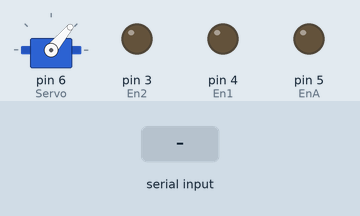
Bench run of a sketch on a simulated Arduino Uno, built with avr-gcc and run on an emulated ATmega328P. On the bench: servo, output pins drawn as LEDs (lit = HIGH). The test bench sets the inputs (shaded band).

Above: at 1.2 s.
1.3 s: byte 30 received over Serial
At 2.0 s:
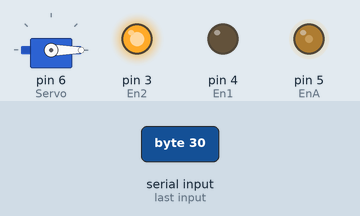
2.8 s: byte 90 received over Serial
At 3.2 s:
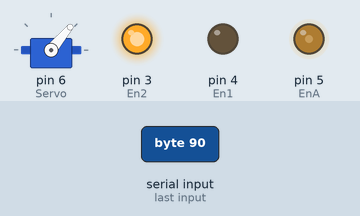
4.3 s: byte 120 received over Serial
At 5.5 s:
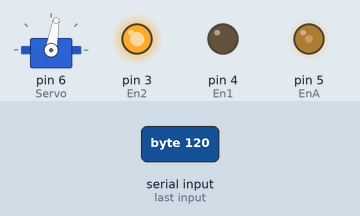
5.8 s: byte 30 received over Serial
At 9.5 s:
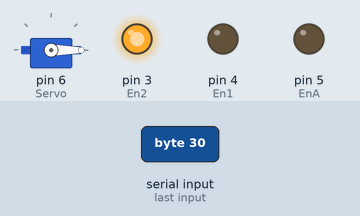
Timing chart, 0 to 9.8 s (numbered marks = the images above; inputs shaded):
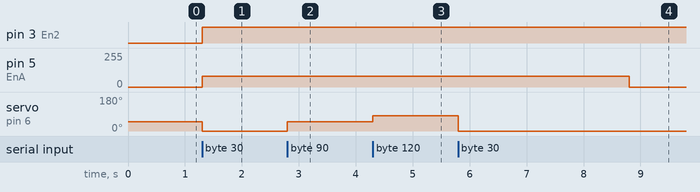

The sketch:

arduino_code.ino
```cpp
#include <Servo.h>
Servo myServo;
#define Servo 6
#define EnA 5
#define En1 4
#define En2 3
unsigned int servoAngle = 50;
unsigned long time, lasttime = 0;
void setup(){

  Serial.begin(115200);
  pinMode(EnA, OUTPUT);
  pinMode(En2, OUTPUT);
  pinMode(En1, OUTPUT);
  pinMode(Servo, OUTPUT);
  myServo.attach(Servo);
  myServo.write(servoAngle);

}

void Forward(int speed){

  analogWrite(EnA, speed);
  digitalWrite(En1, LOW);
  digitalWrite(En2, HIGH);

}

void loop(){
  time = millis();
  if (Serial.available()) {
    servoAngle = Serial.read();
    lasttime = time;
    myServo.write(servoAngle-40);
    Forward(80);
  }
  if(time -lasttime > 3000){
    Forward(0);
  }

}
```

Measured:
- after the input at 1.3 s, pin 3 (En2): LOW → HIGH at once; pin 5 (EnA): 0/255 → 80/255 at once; servo on pin 6 (Servo): 50° → 0° at once
- after the input at 2.8 s, servo on pin 6 (Servo): 0° → 50° at once
- after the input at 4.3 s, servo on pin 6 (Servo): 50° → 80° at once
- after the input at 5.8 s, pin 5 (EnA): 80/255 → 0/255 after 3.0 s instead of 1.5 s; servo on pin 6 (Servo): 80° → 0° at once
